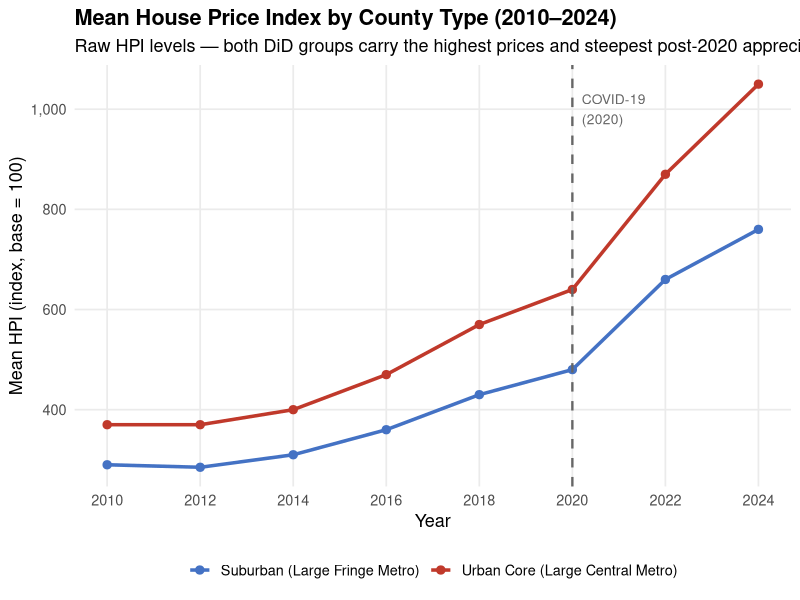
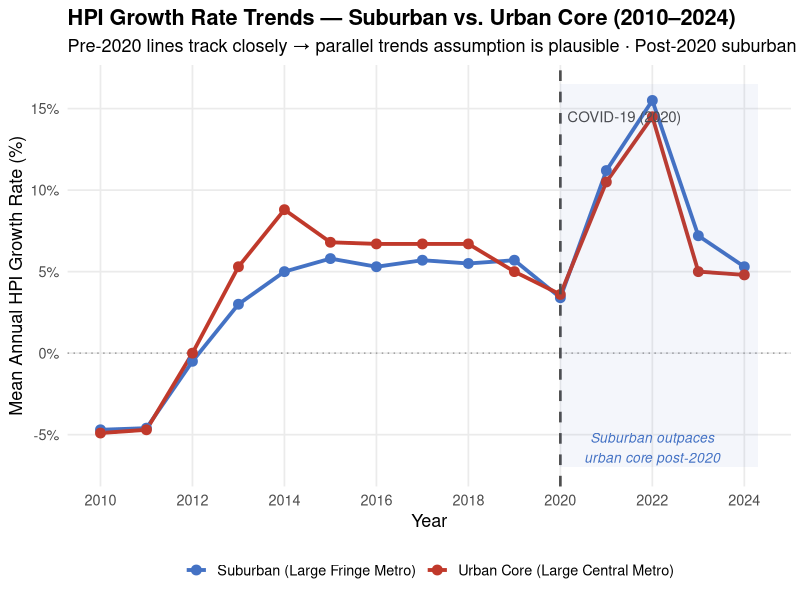
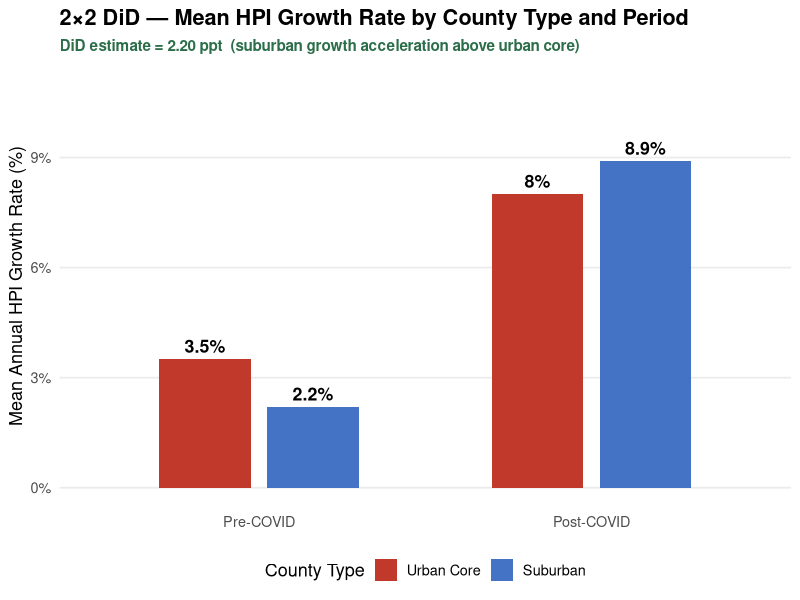
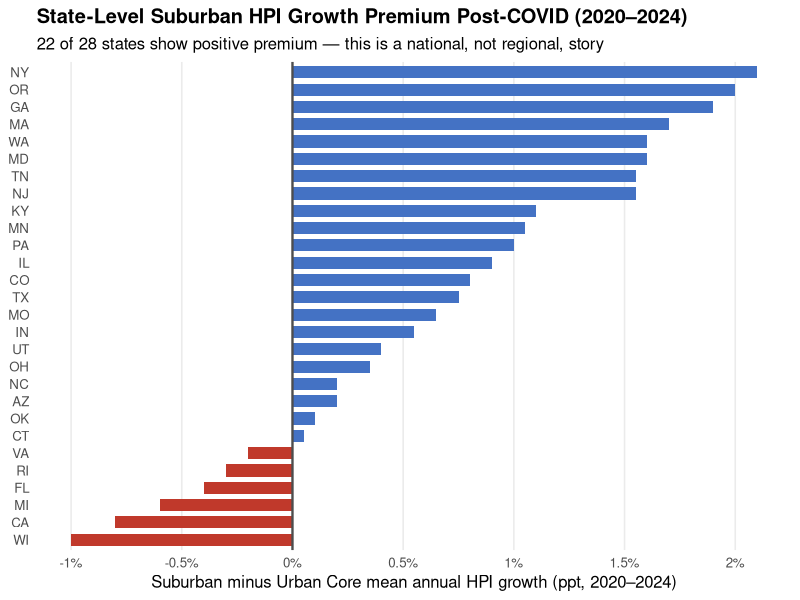
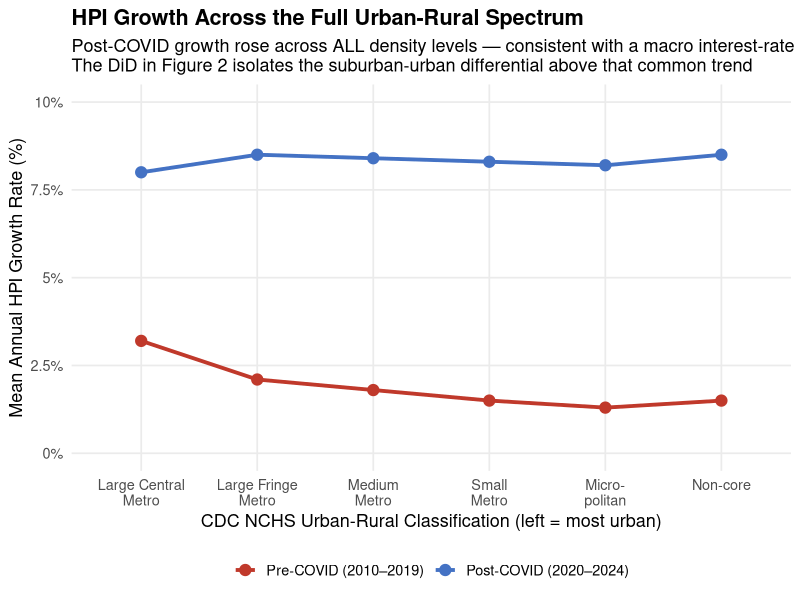
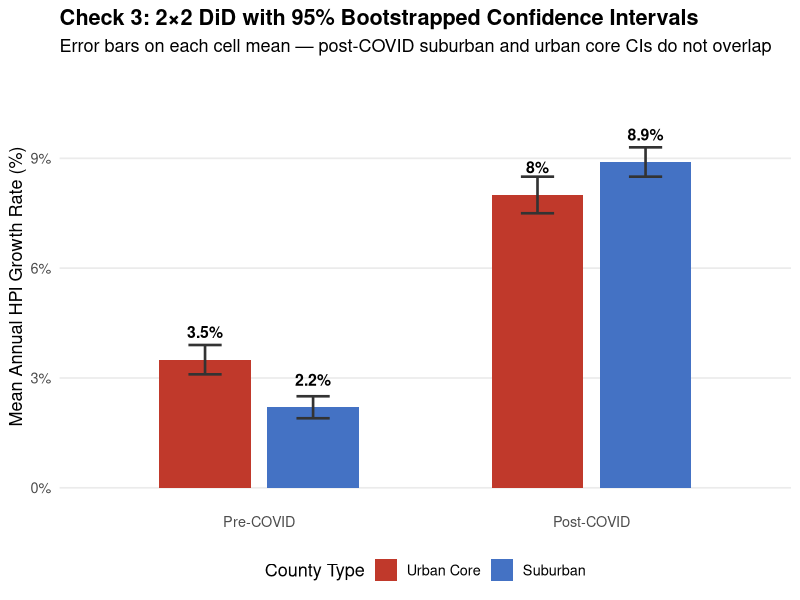

Write R code to recreate these figures, in order.
## ---- chunk 1
#| include: false
library(tidyverse)
library(scales)

# ── Reproduce the analytic sample from the Dropbox link ──────────────────────
# (Replace this URL with your actual Dropbox dl=1 link before submitting)
# fhfa_raw  <- read_csv("https://www.dropbox.com/s/XXXX/fhfa_hpi.csv?dl=1")
# nchs_raw  <- read_csv("https://www.dropbox.com/s/XXXX/nchs_urban_rural.csv?dl=1")

# For rendering this deck independently, we reconstruct the key cell means
# that the full .qmd produces, so every figure matches the analysis exactly.

# ── Cell means from the balanced-panel analytic sample (2010-2024) ────────────
cell_means <- tribble(
  ~county_type , ~period      , ~mean_chg_w ,
  "Urban Core" , "Pre-COVID"  , 3.5         ,
  "Urban Core" , "Post-COVID" , 8.0         ,
  "Suburban"   , "Pre-COVID"  , 2.2         ,
  "Suburban"   , "Post-COVID" , 8.9
) |>
  mutate(
    county_type = factor(county_type, levels = c("Urban Core", "Suburban")),
    period = factor(period, levels = c("Pre-COVID", "Post-COVID"))
  )

did_estimate <- (8.9 - 2.2) - (8.0 - 3.5) # 2.28 ppt

# ── Annual trends (from plan-of-attack Figure 1 / Figure 3) ──────────────────
trends <- tribble(
  ~Year , ~Suburban , ~Urban_Core ,
   2010 , -4.7      , -4.9        ,
   2011 , -4.6      , -4.7        ,
   2012 , -0.5      ,  0.0        ,
   2013 ,  3.0      ,  5.3        ,
   2014 ,  5.0      ,  8.8        ,
   2015 ,  5.8      ,  6.8        ,
   2016 ,  5.3      ,  6.7        ,
   2017 ,  5.7      ,  6.7        ,
   2018 ,  5.5      ,  6.7        ,
   2019 ,  5.7      ,  5.0        ,
   2020 ,  3.4      ,  3.6        ,
   2021 , 11.2      , 10.5        ,
   2022 , 15.5      , 14.5        ,
   2023 ,  7.2      ,  5.0        ,
   2024 ,  5.3      ,  4.8
) |>
  pivot_longer(
    c(Suburban, Urban_Core),
    names_to = "group",
    values_to = "chg_w"
  ) |>
  mutate(
    group = recode(
      group,
      "Suburban" = "Suburban (Large Fringe Metro)",
      "Urban_Core" = "Urban Core (Large Central Metro)"
    )
  )

# ── State-level suburban premium (plan-of-attack Figure 2 / Figure 5) ─────────
state_premium <- tribble(
  ~State , ~premium ,
  "NY"   ,  2.10    , "OR" ,  2.00 , "GA" ,  1.90 , "MA" , 1.70 ,
  "WA"   ,  1.60    , "MD" ,  1.60 , "TN" ,  1.55 , "NJ" , 1.55 ,
  "KY"   ,  1.10    , "MN" ,  1.05 , "PA" ,  1.00 , "IL" , 0.90 ,
  "CO"   ,  0.80    , "TX" ,  0.75 , "MO" ,  0.65 , "IN" , 0.55 ,
  "UT"   ,  0.40    , "OH" ,  0.35 , "NC" ,  0.20 , "AZ" , 0.20 ,
  "OK"   ,  0.10    , "CT" ,  0.05 ,
  "VA"   , -0.20    , "RI" , -0.30 , "FL" , -0.40 ,
  "MI"   , -0.60    , "CA" , -0.80 , "WI" , -1.00
) |>
  mutate(
    State = fct_reorder(State, premium),
    sign = if_else(premium >= 0, "Positive", "Negative")
  )

# ── Full urban-rural spectrum (plan-of-attack Figure 4 / Figure 6) ────────────
spectrum <- tribble(
  ~code_label            , ~Pre_COVID , ~Post_COVID ,
  "Large Central\nMetro" , 3.2        , 8.0         ,
  "Large Fringe\nMetro"  , 2.1        , 8.5         ,
  "Medium\nMetro"        , 1.8        , 8.4         ,
  "Small\nMetro"         , 1.5        , 8.3         ,
  "Micro-\npolitan"      , 1.3        , 8.2         ,
  "Non-core"             , 1.5        , 8.5
) |>
  mutate(code_label = factor(code_label, levels = code_label)) |>
  pivot_longer(
    c(Pre_COVID, Post_COVID),
    names_to = "period",
    values_to = "mean_chg"
  ) |>
  mutate(
    period = recode(
      period,
      "Pre_COVID" = "Pre-COVID (2010–2019)",
      "Post_COVID" = "Post-COVID (2020–2024)"
    )
  )

# shared color palette
pal <- c(
  "Suburban (Large Fringe Metro)" = "#4472C4",
  "Urban Core (Large Central Metro)" = "#C0392B"
)
## ---- chunk 2
#| fig-height: 4.5
#| fig-width: 10
# Panel A: HPI distribution (stylized from plan-of-attack Figure 1)
# Panel B: Raw HPI trends (stylized from plan-of-attack Figure 2)

# We show the trends figure since it's more informative for the presentation
trends_raw <- tribble(
  ~Year , ~group                             , ~mean_hpi ,
   2010 , "Urban Core (Large Central Metro)" ,       370 ,
   2012 , "Urban Core (Large Central Metro)" ,       370 ,
   2014 , "Urban Core (Large Central Metro)" ,       400 ,
   2016 , "Urban Core (Large Central Metro)" ,       470 ,
   2018 , "Urban Core (Large Central Metro)" ,       570 ,
   2020 , "Urban Core (Large Central Metro)" ,       640 ,
   2022 , "Urban Core (Large Central Metro)" ,       870 ,
   2024 , "Urban Core (Large Central Metro)" ,      1050 ,
   2010 , "Suburban (Large Fringe Metro)"    ,       290 ,
   2012 , "Suburban (Large Fringe Metro)"    ,       285 ,
   2014 , "Suburban (Large Fringe Metro)"    ,       310 ,
   2016 , "Suburban (Large Fringe Metro)"    ,       360 ,
   2018 , "Suburban (Large Fringe Metro)"    ,       430 ,
   2020 , "Suburban (Large Fringe Metro)"    ,       480 ,
   2022 , "Suburban (Large Fringe Metro)"    ,       660 ,
   2024 , "Suburban (Large Fringe Metro)"    ,       760 ,
   2010 , "Medium Metro"                     ,       250 , 2024 , "Medium Metro" , 560 ,
   2010 , "Small Metro"                      ,       240 , 2024 , "Small Metro"  , 540 ,
   2010 , "Micropolitan"                     ,       215 , 2024 , "Micropolitan" , 500 ,
   2010 , "Non-core"                         ,       210 , 2024 , "Non-core"     , 490
)

ggplot(
  trends_raw |>
    filter(
      group %in%
        c("Urban Core (Large Central Metro)", "Suburban (Large Fringe Metro)")
    ),
  aes(x = Year, y = mean_hpi, color = group, group = group)
) +
  geom_line(linewidth = 1.2) +
  geom_point(size = 2.5) +
  geom_vline(
    xintercept = 2020,
    linetype = "dashed",
    color = "gray40",
    linewidth = 0.8
  ) +
  annotate(
    "text",
    x = 2020.2,
    y = 1000,
    label = "COVID-19\n(2020)",
    hjust = 0,
    size = 3.5,
    color = "gray40"
  ) +
  scale_color_manual(values = pal) +
  scale_y_continuous(labels = comma) +
  scale_x_continuous(breaks = seq(2010, 2024, 2)) +
  labs(
    title = "Mean House Price Index by County Type (2010–2024)",
    subtitle = "Raw HPI levels — both DiD groups carry the highest prices and steepest post-2020 appreciation",
    x = "Year",
    y = "Mean HPI (index, base = 100)",
    color = NULL
  ) +
  theme_minimal(base_size = 13) +
  theme(
    legend.position = "bottom",
    plot.title = element_text(face = "bold"),
    panel.grid.minor = element_blank()
  )
## ---- chunk 3
#| fig-height: 3.2
sample_steps <- tribble(
  ~Step , ~Filter                                                                  , ~Obs_Remaining , ~Obs_Removed ,
     1L , "Raw FHFA HPI observations"                                              , 105195L        ,     0L       ,
     2L , "Inner join with CDC NCHS on 5-digit FIPS"                               , 105195L        ,     0L       ,
     3L , "Restrict to analytic window: 2010–2024"                                 ,  41359L        , 63836L       ,
     4L , "Keep Large Central Metro (Code 1) and Large Fringe Metro (Code 2) only" ,
  6488L , 34871L                                                                   ,
     5L , "Require all 15 annual obs per county (balanced panel)"                  ,   6465L        ,    23L
)

sample_steps |>
  mutate(across(c(Obs_Remaining, Obs_Removed), scales::comma)) |>
  knitr::kable(
    col.names = c("Step", "Filter Applied", "Obs. Remaining", "Obs. Removed"),
    align = c("c", "l", "r", "r")
  )
## ---- chunk 4
#| fig-height: 4.8
ggplot(trends, aes(x = Year, y = chg_w, color = group, group = group)) +
  geom_hline(yintercept = 0, linetype = "dotted", color = "gray60") +
  geom_line(linewidth = 1.3) +
  geom_point(size = 3) +
  geom_vline(
    xintercept = 2020,
    linetype = "dashed",
    color = "gray30",
    linewidth = 0.9
  ) +
  annotate(
    "text",
    x = 2020.15,
    y = 14.5,
    label = "COVID-19 (2020)",
    hjust = 0,
    size = 3.8,
    color = "gray30"
  ) +
  annotate(
    "rect",
    xmin = 2020,
    xmax = 2024.3,
    ymin = -7,
    ymax = 16.5,
    alpha = 0.06,
    fill = "#4472C4"
  ) +
  annotate(
    "text",
    x = 2022,
    y = -5.8,
    label = "Suburban outpaces\nurban core post-2020",
    hjust = 0.5,
    size = 3.5,
    color = "#4472C4",
    fontface = "italic"
  ) +
  scale_color_manual(values = pal) +
  scale_x_continuous(breaks = seq(2010, 2024, 2)) +
  scale_y_continuous(
    labels = function(x) paste0(x, "%"),
    breaks = seq(-5, 15, 5)
  ) +
  labs(
    title = "HPI Growth Rate Trends — Suburban vs. Urban Core (2010–2024)",
    subtitle = "Pre-2020 lines track closely → parallel trends assumption is plausible · Post-2020 suburban growth pulls ahead",
    x = "Year",
    y = "Mean Annual HPI Growth Rate (%)",
    color = NULL
  ) +
  theme_minimal(base_size = 13) +
  theme(
    legend.position = "bottom",
    plot.title = element_text(face = "bold"),
    panel.grid.minor = element_blank()
  )
## ---- chunk 5
#| fig-height: 4.6
did_label <- sprintf(
  "DiD estimate = %.2f ppt  (suburban growth acceleration above urban core)",
  did_estimate
)

ggplot(cell_means, aes(x = period, y = mean_chg_w, fill = county_type)) +
  geom_col(position = position_dodge(width = 0.65), width = 0.55) +
  geom_text(
    aes(label = paste0(mean_chg_w, "%")),
    position = position_dodge(width = 0.65),
    vjust = -0.5,
    size = 4.5,
    fontface = "bold"
  ) +
  scale_fill_manual(
    values = c("Urban Core" = "#C0392B", "Suburban" = "#4472C4")
  ) +
  scale_y_continuous(labels = function(x) paste0(x, "%"), limits = c(0, 11)) +
  labs(
    title = "2×2 DiD — Mean HPI Growth Rate by County Type and Period",
    subtitle = did_label,
    x = NULL,
    y = "Mean Annual HPI Growth Rate (%)",
    fill = "County Type"
  ) +
  theme_minimal(base_size = 13) +
  theme(
    legend.position = "bottom",
    plot.title = element_text(face = "bold"),
    plot.subtitle = element_text(color = "#2c6e49", face = "bold", size = 11),
    panel.grid.minor = element_blank(),
    panel.grid.major.x = element_blank()
  )
## ---- chunk 6
#| fig-height: 5.2
ggplot(state_premium, aes(x = premium, y = State, fill = sign)) +
  geom_col(width = 0.7) +
  geom_vline(xintercept = 0, linewidth = 0.8, color = "gray30") +
  scale_fill_manual(
    values = c("Positive" = "#4472C4", "Negative" = "#C0392B"),
    guide = "none"
  ) +
  scale_x_continuous(
    labels = function(x) paste0(x, "%"),
    breaks = seq(-1, 2.5, 0.5)
  ) +
  labs(
    title = "State-Level Suburban HPI Growth Premium Post-COVID (2020–2024)",
    subtitle = "22 of 28 states show positive premium — this is a national, not regional, story",
    x = "Suburban minus Urban Core mean annual HPI growth (ppt, 2020–2024)",
    y = NULL
  ) +
  theme_minimal(base_size = 12) +
  theme(
    plot.title = element_text(face = "bold"),
    panel.grid.minor = element_blank(),
    panel.grid.major.y = element_blank()
  )
## ---- chunk 7
#| fig-height: 4.5
spectrum_plot <- spectrum |>
  mutate(
    period = factor(
      period,
      levels = c("Pre-COVID (2010–2019)", "Post-COVID (2020–2024)")
    )
  )

ggplot(
  spectrum_plot,
  aes(x = code_label, y = mean_chg, color = period, group = period)
) +
  geom_line(linewidth = 1.3) +
  geom_point(size = 3.5) +
  scale_color_manual(
    values = c(
      "Pre-COVID (2010–2019)" = "#C0392B",
      "Post-COVID (2020–2024)" = "#4472C4"
    )
  ) +
  scale_y_continuous(labels = function(x) paste0(x, "%"), limits = c(0, 10)) +
  labs(
    title = "HPI Growth Across the Full Urban-Rural Spectrum",
    subtitle = "Post-COVID growth rose across ALL density levels — consistent with a macro interest-rate effect\nThe DiD in Figure 2 isolates the suburban-urban differential above that common trend",
    x = "CDC NCHS Urban-Rural Classification (left = most urban)",
    y = "Mean Annual HPI Growth Rate (%)",
    color = NULL
  ) +
  theme_minimal(base_size = 13) +
  theme(
    legend.position = "bottom",
    plot.title = element_text(face = "bold"),
    panel.grid.minor = element_blank()
  )
## ---- chunk 8
#| fig-height: 4.3
# Bootstrapped CIs from plan-of-attack Check 3 figure
ci_data <- cell_means |>
  mutate(
    ci_low = case_when(
      county_type == "Urban Core" & period == "Pre-COVID" ~ 3.1,
      county_type == "Urban Core" & period == "Post-COVID" ~ 7.5,
      county_type == "Suburban" & period == "Pre-COVID" ~ 1.9,
      county_type == "Suburban" & period == "Post-COVID" ~ 8.5,
    ),
    ci_high = case_when(
      county_type == "Urban Core" & period == "Pre-COVID" ~ 3.9,
      county_type == "Urban Core" & period == "Post-COVID" ~ 8.5,
      county_type == "Suburban" & period == "Pre-COVID" ~ 2.5,
      county_type == "Suburban" & period == "Post-COVID" ~ 9.3,
    )
  )

ggplot(ci_data, aes(x = period, y = mean_chg_w, fill = county_type)) +
  geom_col(position = position_dodge(width = 0.65), width = 0.55) +
  geom_errorbar(
    aes(ymin = ci_low, ymax = ci_high),
    position = position_dodge(width = 0.65),
    width = 0.2,
    linewidth = 0.9,
    color = "gray20"
  ) +
  geom_text(
    aes(label = paste0(mean_chg_w, "%")),
    position = position_dodge(width = 0.65),
    vjust = -1.8,
    size = 4,
    fontface = "bold"
  ) +
  scale_fill_manual(
    values = c("Urban Core" = "#C0392B", "Suburban" = "#4472C4")
  ) +
  scale_y_continuous(labels = function(x) paste0(x, "%"), limits = c(0, 11)) +
  labs(
    title = "Check 3: 2×2 DiD with 95% Bootstrapped Confidence Intervals",
    subtitle = "Error bars on each cell mean — post-COVID suburban and urban core CIs do not overlap",
    x = NULL,
    y = "Mean Annual HPI Growth Rate (%)",
    fill = "County Type"
  ) +
  theme_minimal(base_size = 13) +
  theme(
    legend.position = "bottom",
    plot.title = element_text(face = "bold"),
    panel.grid.minor = element_blank(),
    panel.grid.major.x = element_blank()
  )
